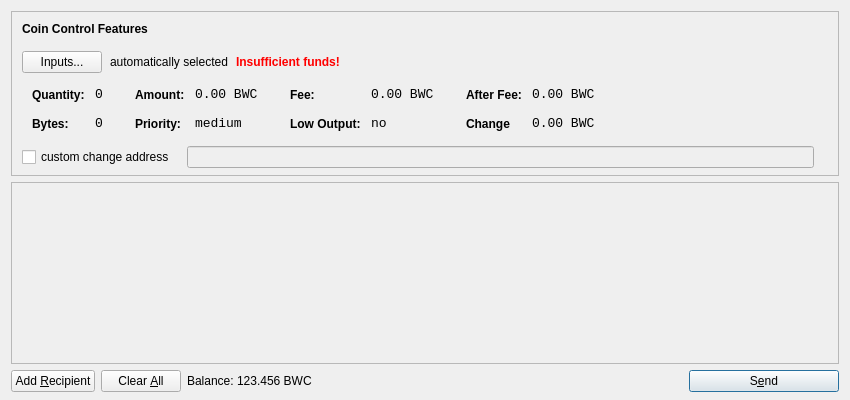
<?xml version="1.0" encoding="UTF-8"?>
<ui version="4.0">
 <class>SendCoinsDialog</class>
 <widget class="QDialog" name="SendCoinsDialog">
  <property name="geometry">
   <rect>
    <x>0</x>
    <y>0</y>
    <width>850</width>
    <height>400</height>
   </rect>
  </property>
  <property name="windowTitle">
   <string>Send Coins</string>
  </property>
  <layout class="QVBoxLayout" name="verticalLayout" stretch="0,1,0">
   <property name="bottomMargin">
    <number>8</number>
   </property>
   <item>
    <widget class="QFrame" name="frameCoinControl">
     <property name="sizePolicy">
      <sizepolicy hsizetype="Expanding" vsizetype="Expanding">
       <horstretch>0</horstretch>
       <verstretch>0</verstretch>
      </sizepolicy>
     </property>
     <property name="maximumSize">
      <size>
       <width>16777215</width>
       <height>16777215</height>
      </size>
     </property>
     <property name="frameShape">
      <enum>QFrame::StyledPanel</enum>
     </property>
     <property name="frameShadow">
      <enum>QFrame::Sunken</enum>
     </property>
     <layout class="QVBoxLayout" name="verticalLayoutCoinControl2">
      <property name="spacing">
       <number>-1</number>
      </property>
      <property name="leftMargin">
       <number>0</number>
      </property>
      <property name="topMargin">
       <number>0</number>
      </property>
      <property name="rightMargin">
       <number>0</number>
      </property>
      <property name="bottomMargin">
       <number>6</number>
      </property>
      <item>
       <layout class="QVBoxLayout" name="verticalLayoutCoinControl" stretch="0,0,0,0,1">
        <property name="spacing">
         <number>0</number>
        </property>
        <property name="leftMargin">
         <number>10</number>
        </property>
        <property name="topMargin">
         <number>10</number>
        </property>
        <item>
         <layout class="QHBoxLayout" name="horizontalLayoutCoinControl1">
          <property name="bottomMargin">
           <number>15</number>
          </property>
          <item>
           <widget class="QLabel" name="labelCoinControlFeatures">
            <property name="sizePolicy">
             <sizepolicy hsizetype="Preferred" vsizetype="Maximum">
              <horstretch>0</horstretch>
              <verstretch>0</verstretch>
             </sizepolicy>
            </property>
            <property name="font">
             <font>
              <weight>75</weight>
              <bold>true</bold>
             </font>
            </property>
            <property name="styleSheet">
             <string notr="true">font-weight:bold;</string>
            </property>
            <property name="text">
             <string>Coin Control Features</string>
            </property>
           </widget>
          </item>
         </layout>
        </item>
        <item>
         <layout class="QHBoxLayout" name="horizontalLayoutCoinControl2" stretch="0,0,0,0">
          <property name="spacing">
           <number>8</number>
          </property>
          <property name="bottomMargin">
           <number>10</number>
          </property>
          <item>
           <widget class="QPushButton" name="pushButtonCoinControl">
            <property name="styleSheet">
             <string notr="true"/>
            </property>
            <property name="text">
             <string>Inputs...</string>
            </property>
           </widget>
          </item>
          <item>
           <widget class="QLabel" name="labelCoinControlAutomaticallySelected">
            <property name="text">
             <string>automatically selected</string>
            </property>
            <property name="margin">
             <number>5</number>
            </property>
           </widget>
          </item>
          <item>
           <widget class="QLabel" name="labelCoinControlInsuffFunds">
            <property name="font">
             <font>
              <weight>75</weight>
              <bold>true</bold>
             </font>
            </property>
            <property name="styleSheet">
             <string notr="true">color:red;font-weight:bold;</string>
            </property>
            <property name="text">
             <string>Insufficient funds!</string>
            </property>
            <property name="margin">
             <number>5</number>
            </property>
           </widget>
          </item>
          <item>
           <spacer name="horizontalSpacerCoinControl">
            <property name="orientation">
             <enum>Qt::Horizontal</enum>
            </property>
            <property name="sizeHint" stdset="0">
             <size>
              <width>40</width>
              <height>1</height>
             </size>
            </property>
           </spacer>
          </item>
         </layout>
        </item>
        <item>
         <widget class="QWidget" name="widgetCoinControl" native="true">
          <property name="sizePolicy">
           <sizepolicy hsizetype="Preferred" vsizetype="Preferred">
            <horstretch>0</horstretch>
            <verstretch>0</verstretch>
           </sizepolicy>
          </property>
          <property name="minimumSize">
           <size>
            <width>0</width>
            <height>0</height>
           </size>
          </property>
          <property name="styleSheet">
           <string notr="true"/>
          </property>
          <layout class="QHBoxLayout" name="horizontalLayoutCoinControl5">
           <property name="margin">
            <number>0</number>
           </property>
           <item>
            <layout class="QHBoxLayout" name="horizontalLayoutCoinControl3" stretch="0,0,0,1">
             <property name="spacing">
              <number>20</number>
             </property>
             <property name="topMargin">
              <number>0</number>
             </property>
             <property name="bottomMargin">
              <number>10</number>
             </property>
             <item>
              <layout class="QFormLayout" name="formLayoutCoinControl1">
               <property name="horizontalSpacing">
                <number>10</number>
               </property>
               <property name="verticalSpacing">
                <number>14</number>
               </property>
               <property name="leftMargin">
                <number>10</number>
               </property>
               <property name="topMargin">
                <number>4</number>
               </property>
               <property name="rightMargin">
                <number>6</number>
               </property>
               <item row="0" column="0">
                <widget class="QLabel" name="labelCoinControlQuantityText">
                 <property name="styleSheet">
                  <string notr="true">font-weight:bold;</string>
                 </property>
                 <property name="text">
                  <string>Quantity:</string>
                 </property>
                 <property name="margin">
                  <number>0</number>
                 </property>
                </widget>
               </item>
               <item row="0" column="1">
                <widget class="QLabel" name="labelCoinControlQuantity">
                 <property name="font">
                  <font>
                   <family>Monospace</family>
                   <pointsize>10</pointsize>
                  </font>
                 </property>
                 <property name="cursor">
                  <cursorShape>IBeamCursor</cursorShape>
                 </property>
                 <property name="contextMenuPolicy">
                  <enum>Qt::ActionsContextMenu</enum>
                 </property>
                 <property name="text">
                  <string>0</string>
                 </property>
                 <property name="margin">
                  <number>0</number>
                 </property>
                 <property name="textInteractionFlags">
                  <set>Qt::LinksAccessibleByMouse|Qt::TextSelectableByKeyboard|Qt::TextSelectableByMouse</set>
                 </property>
                </widget>
               </item>
               <item row="1" column="0">
                <widget class="QLabel" name="labelCoinControlBytesText">
                 <property name="styleSheet">
                  <string notr="true">font-weight:bold;</string>
                 </property>
                 <property name="text">
                  <string>Bytes:</string>
                 </property>
                </widget>
               </item>
               <item row="1" column="1">
                <widget class="QLabel" name="labelCoinControlBytes">
                 <property name="font">
                  <font>
                   <family>Monospace</family>
                   <pointsize>10</pointsize>
                  </font>
                 </property>
                 <property name="cursor">
                  <cursorShape>IBeamCursor</cursorShape>
                 </property>
                 <property name="contextMenuPolicy">
                  <enum>Qt::ActionsContextMenu</enum>
                 </property>
                 <property name="text">
                  <string>0</string>
                 </property>
                 <property name="textInteractionFlags">
                  <set>Qt::LinksAccessibleByMouse|Qt::TextSelectableByKeyboard|Qt::TextSelectableByMouse</set>
                 </property>
                </widget>
               </item>
              </layout>
             </item>
             <item>
              <layout class="QFormLayout" name="formLayoutCoinControl2">
               <property name="horizontalSpacing">
                <number>10</number>
               </property>
               <property name="verticalSpacing">
                <number>14</number>
               </property>
               <property name="leftMargin">
                <number>6</number>
               </property>
               <property name="topMargin">
                <number>4</number>
               </property>
               <property name="rightMargin">
                <number>6</number>
               </property>
               <item row="0" column="0">
                <widget class="QLabel" name="labelCoinControlAmountText">
                 <property name="styleSheet">
                  <string notr="true">font-weight:bold;</string>
                 </property>
                 <property name="text">
                  <string>Amount:</string>
                 </property>
                 <property name="margin">
                  <number>0</number>
                 </property>
                </widget>
               </item>
               <item row="0" column="1">
                <widget class="QLabel" name="labelCoinControlAmount">
                 <property name="font">
                  <font>
                   <family>Monospace</family>
                   <pointsize>10</pointsize>
                  </font>
                 </property>
                 <property name="cursor">
                  <cursorShape>IBeamCursor</cursorShape>
                 </property>
                 <property name="contextMenuPolicy">
                  <enum>Qt::ActionsContextMenu</enum>
                 </property>
                 <property name="text">
                  <string>0.00 BWC</string>
                 </property>
                 <property name="textInteractionFlags">
                  <set>Qt::LinksAccessibleByMouse|Qt::TextSelectableByKeyboard|Qt::TextSelectableByMouse</set>
                 </property>
                </widget>
               </item>
               <item row="1" column="0">
                <widget class="QLabel" name="labelCoinControlPriorityText">
                 <property name="styleSheet">
                  <string notr="true">font-weight:bold;</string>
                 </property>
                 <property name="text">
                  <string>Priority:</string>
                 </property>
                </widget>
               </item>
               <item row="1" column="1">
                <widget class="QLabel" name="labelCoinControlPriority">
                 <property name="font">
                  <font>
                   <family>Monospace</family>
                   <pointsize>10</pointsize>
                  </font>
                 </property>
                 <property name="cursor">
                  <cursorShape>IBeamCursor</cursorShape>
                 </property>
                 <property name="contextMenuPolicy">
                  <enum>Qt::ActionsContextMenu</enum>
                 </property>
                 <property name="text">
                  <string>medium</string>
                 </property>
                 <property name="textInteractionFlags">
                  <set>Qt::LinksAccessibleByMouse|Qt::TextSelectableByKeyboard|Qt::TextSelectableByMouse</set>
                 </property>
                </widget>
               </item>
              </layout>
             </item>
             <item>
              <layout class="QFormLayout" name="formLayoutCoinControl3">
               <property name="horizontalSpacing">
                <number>10</number>
               </property>
               <property name="verticalSpacing">
                <number>14</number>
               </property>
               <property name="leftMargin">
                <number>6</number>
               </property>
               <property name="topMargin">
                <number>4</number>
               </property>
               <property name="rightMargin">
                <number>6</number>
               </property>
               <item row="0" column="0">
                <widget class="QLabel" name="labelCoinControlFeeText">
                 <property name="styleSheet">
                  <string notr="true">font-weight:bold;</string>
                 </property>
                 <property name="text">
                  <string>Fee:</string>
                 </property>
                 <property name="margin">
                  <number>0</number>
                 </property>
                </widget>
               </item>
               <item row="0" column="1">
                <widget class="QLabel" name="labelCoinControlFee">
                 <property name="font">
                  <font>
                   <family>Monospace</family>
                   <pointsize>10</pointsize>
                  </font>
                 </property>
                 <property name="cursor">
                  <cursorShape>IBeamCursor</cursorShape>
                 </property>
                 <property name="contextMenuPolicy">
                  <enum>Qt::ActionsContextMenu</enum>
                 </property>
                 <property name="text">
                  <string>0.00 BWC</string>
                 </property>
                 <property name="textInteractionFlags">
                  <set>Qt::LinksAccessibleByMouse|Qt::TextSelectableByKeyboard|Qt::TextSelectableByMouse</set>
                 </property>
                </widget>
               </item>
               <item row="1" column="0">
                <widget class="QLabel" name="labelCoinControlLowOutputText">
                 <property name="styleSheet">
                  <string notr="true">font-weight:bold;</string>
                 </property>
                 <property name="text">
                  <string>Low Output:</string>
                 </property>
                </widget>
               </item>
               <item row="1" column="1">
                <widget class="QLabel" name="labelCoinControlLowOutput">
                 <property name="font">
                  <font>
                   <family>Monospace</family>
                   <pointsize>10</pointsize>
                  </font>
                 </property>
                 <property name="cursor">
                  <cursorShape>IBeamCursor</cursorShape>
                 </property>
                 <property name="contextMenuPolicy">
                  <enum>Qt::ActionsContextMenu</enum>
                 </property>
                 <property name="text">
                  <string>no</string>
                 </property>
                 <property name="textInteractionFlags">
                  <set>Qt::LinksAccessibleByMouse|Qt::TextSelectableByKeyboard|Qt::TextSelectableByMouse</set>
                 </property>
                </widget>
               </item>
              </layout>
             </item>
             <item>
              <layout class="QFormLayout" name="formLayoutCoinControl4">
               <property name="horizontalSpacing">
                <number>10</number>
               </property>
               <property name="verticalSpacing">
                <number>14</number>
               </property>
               <property name="leftMargin">
                <number>6</number>
               </property>
               <property name="topMargin">
                <number>4</number>
               </property>
               <property name="rightMargin">
                <number>6</number>
               </property>
               <item row="0" column="0">
                <widget class="QLabel" name="labelCoinControlAfterFeeText">
                 <property name="styleSheet">
                  <string notr="true">font-weight:bold;</string>
                 </property>
                 <property name="text">
                  <string>After Fee:</string>
                 </property>
                 <property name="margin">
                  <number>0</number>
                 </property>
                </widget>
               </item>
               <item row="0" column="1">
                <widget class="QLabel" name="labelCoinControlAfterFee">
                 <property name="font">
                  <font>
                   <family>Monospace</family>
                   <pointsize>10</pointsize>
                  </font>
                 </property>
                 <property name="cursor">
                  <cursorShape>IBeamCursor</cursorShape>
                 </property>
                 <property name="contextMenuPolicy">
                  <enum>Qt::ActionsContextMenu</enum>
                 </property>
                 <property name="text">
                  <string>0.00 BWC</string>
                 </property>
                 <property name="textInteractionFlags">
                  <set>Qt::LinksAccessibleByMouse|Qt::TextSelectableByKeyboard|Qt::TextSelectableByMouse</set>
                 </property>
                </widget>
               </item>
               <item row="1" column="0">
                <widget class="QLabel" name="labelCoinControlChangeText">
                 <property name="styleSheet">
                  <string notr="true">font-weight:bold;</string>
                 </property>
                 <property name="text">
                  <string>Change</string>
                 </property>
                </widget>
               </item>
               <item row="1" column="1">
                <widget class="QLabel" name="labelCoinControlChange">
                 <property name="font">
                  <font>
                   <family>Monospace</family>
                   <pointsize>10</pointsize>
                  </font>
                 </property>
                 <property name="cursor">
                  <cursorShape>IBeamCursor</cursorShape>
                 </property>
                 <property name="contextMenuPolicy">
                  <enum>Qt::ActionsContextMenu</enum>
                 </property>
                 <property name="text">
                  <string>0.00 BWC</string>
                 </property>
                 <property name="textInteractionFlags">
                  <set>Qt::LinksAccessibleByMouse|Qt::TextSelectableByKeyboard|Qt::TextSelectableByMouse</set>
                 </property>
                </widget>
               </item>
              </layout>
             </item>
            </layout>
           </item>
          </layout>
         </widget>
        </item>
        <item>
         <layout class="QHBoxLayout" name="horizontalLayoutCoinControl4" stretch="0,0,0">
          <property name="spacing">
           <number>12</number>
          </property>
          <property name="sizeConstraint">
           <enum>QLayout::SetDefaultConstraint</enum>
          </property>
          <property name="topMargin">
           <number>5</number>
          </property>
          <property name="rightMargin">
           <number>5</number>
          </property>
          <item>
           <widget class="QCheckBox" name="checkBoxCoinControlChange">
            <property name="text">
             <string>custom change address</string>
            </property>
           </widget>
          </item>
          <item>
           <widget class="QLineEdit" name="lineEditCoinControlChange">
            <property name="enabled">
             <bool>false</bool>
            </property>
            <property name="sizePolicy">
             <sizepolicy hsizetype="Expanding" vsizetype="Fixed">
              <horstretch>0</horstretch>
              <verstretch>0</verstretch>
             </sizepolicy>
            </property>
           </widget>
          </item>
          <item>
           <widget class="QLabel" name="labelCoinControlChangeLabel">
            <property name="sizePolicy">
             <sizepolicy hsizetype="Preferred" vsizetype="Expanding">
              <horstretch>0</horstretch>
              <verstretch>0</verstretch>
             </sizepolicy>
            </property>
            <property name="minimumSize">
             <size>
              <width>0</width>
              <height>0</height>
             </size>
            </property>
            <property name="text">
             <string/>
            </property>
            <property name="margin">
             <number>3</number>
            </property>
           </widget>
          </item>
         </layout>
        </item>
        <item>
         <spacer name="verticalSpacerCoinControl">
          <property name="orientation">
           <enum>Qt::Vertical</enum>
          </property>
          <property name="sizeHint" stdset="0">
           <size>
            <width>800</width>
            <height>1</height>
           </size>
          </property>
         </spacer>
        </item>
       </layout>
      </item>
     </layout>
    </widget>
   </item>
   <item>
    <widget class="QScrollArea" name="scrollArea">
     <property name="widgetResizable">
      <bool>true</bool>
     </property>
     <widget class="QWidget" name="scrollAreaWidgetContents">
      <property name="geometry">
       <rect>
        <x>0</x>
        <y>0</y>
        <width>830</width>
        <height>165</height>
       </rect>
      </property>
      <layout class="QVBoxLayout" name="verticalLayout_2">
       <property name="margin">
        <number>0</number>
       </property>
       <item>
        <layout class="QVBoxLayout" name="entries">
         <property name="spacing">
          <number>6</number>
         </property>
        </layout>
       </item>
       <item>
        <spacer name="verticalSpacer">
         <property name="orientation">
          <enum>Qt::Vertical</enum>
         </property>
         <property name="sizeHint" stdset="0">
          <size>
           <width>20</width>
           <height>40</height>
          </size>
         </property>
        </spacer>
       </item>
      </layout>
     </widget>
    </widget>
   </item>
   <item>
    <layout class="QHBoxLayout" name="horizontalLayout">
     <item>
      <widget class="QPushButton" name="addButton">
       <property name="toolTip">
        <string>Send to multiple recipients at once</string>
       </property>
       <property name="text">
        <string>Add &amp;Recipient</string>
       </property>
       <property name="icon">
        <iconset resource="../bitcoin.qrc">
         <normaloff>:/icons/add</normaloff>:/icons/add</iconset>
       </property>
       <property name="autoDefault">
        <bool>false</bool>
       </property>
      </widget>
     </item>
     <item>
      <widget class="QPushButton" name="clearButton">
       <property name="sizePolicy">
        <sizepolicy hsizetype="Minimum" vsizetype="Fixed">
         <horstretch>0</horstretch>
         <verstretch>0</verstretch>
        </sizepolicy>
       </property>
       <property name="toolTip">
        <string>Remove all transaction fields</string>
       </property>
       <property name="text">
        <string>Clear &amp;All</string>
       </property>
       <property name="icon">
        <iconset resource="../bitcoin.qrc">
         <normaloff>:/icons/remove</normaloff>:/icons/remove</iconset>
       </property>
       <property name="autoRepeatDelay">
        <number>300</number>
       </property>
       <property name="autoDefault">
        <bool>false</bool>
       </property>
      </widget>
     </item>
     <item>
      <layout class="QHBoxLayout" name="horizontalLayout_2">
       <property name="spacing">
        <number>3</number>
       </property>
       <item>
        <widget class="QLabel" name="label">
         <property name="sizePolicy">
          <sizepolicy hsizetype="Preferred" vsizetype="Fixed">
           <horstretch>0</horstretch>
           <verstretch>0</verstretch>
          </sizepolicy>
         </property>
         <property name="text">
          <string>Balance:</string>
         </property>
        </widget>
       </item>
       <item>
        <widget class="QLabel" name="labelBalance">
         <property name="sizePolicy">
          <sizepolicy hsizetype="Preferred" vsizetype="Fixed">
           <horstretch>0</horstretch>
           <verstretch>0</verstretch>
          </sizepolicy>
         </property>
         <property name="cursor">
          <cursorShape>IBeamCursor</cursorShape>
         </property>
         <property name="text">
          <string>123.456 BWC</string>
         </property>
         <property name="textInteractionFlags">
          <set>Qt::LinksAccessibleByMouse|Qt::TextSelectableByKeyboard|Qt::TextSelectableByMouse</set>
         </property>
        </widget>
       </item>
      </layout>
     </item>
     <item>
      <spacer name="horizontalSpacer">
       <property name="orientation">
        <enum>Qt::Horizontal</enum>
       </property>
       <property name="sizeHint" stdset="0">
        <size>
         <width>40</width>
         <height>20</height>
        </size>
       </property>
      </spacer>
     </item>
     <item>
      <widget class="QPushButton" name="sendButton">
       <property name="minimumSize">
        <size>
         <width>150</width>
         <height>0</height>
        </size>
       </property>
       <property name="toolTip">
        <string>Confirm the send action</string>
       </property>
       <property name="text">
        <string>S&amp;end</string>
       </property>
       <property name="icon">
        <iconset resource="../bitcoin.qrc">
         <normaloff>:/icons/send</normaloff>:/icons/send</iconset>
       </property>
       <property name="default">
        <bool>true</bool>
       </property>
      </widget>
     </item>
    </layout>
   </item>
  </layout>
 </widget>
 <resources>
  <include location="../bitcoin.qrc"/>
 </resources>
 <connections/>
</ui>
